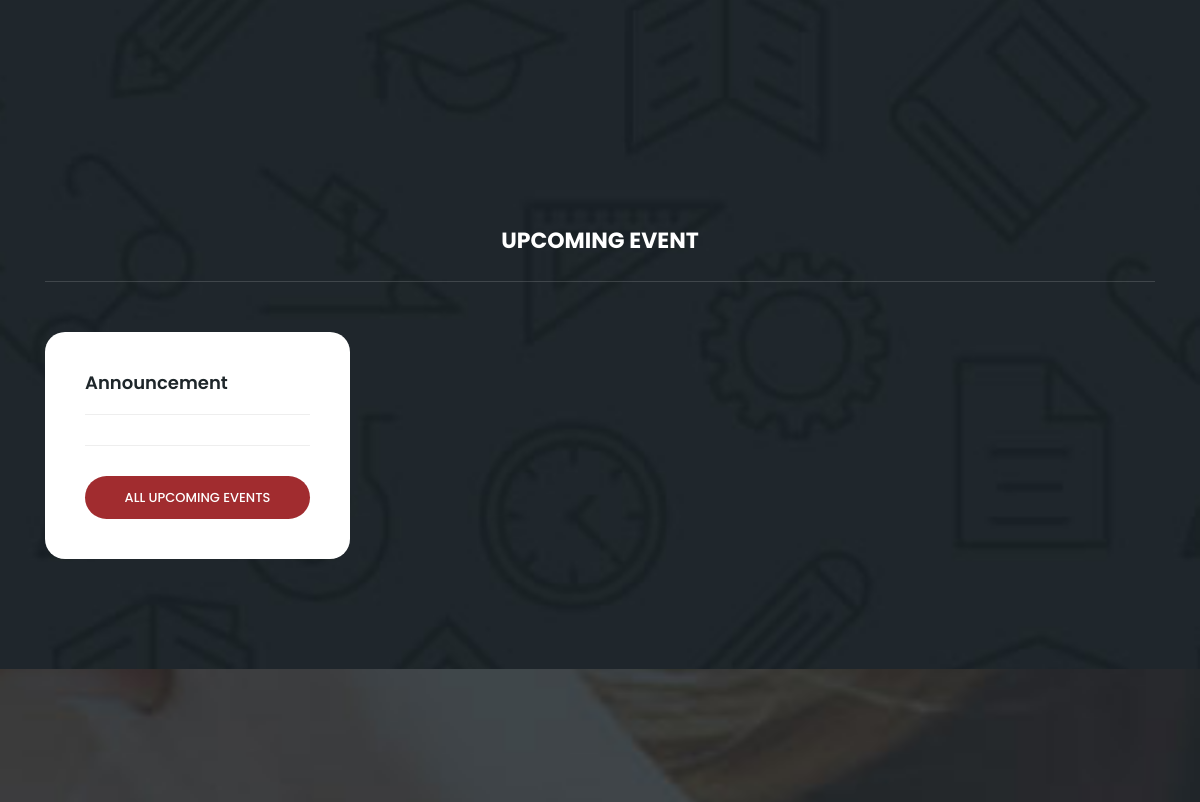
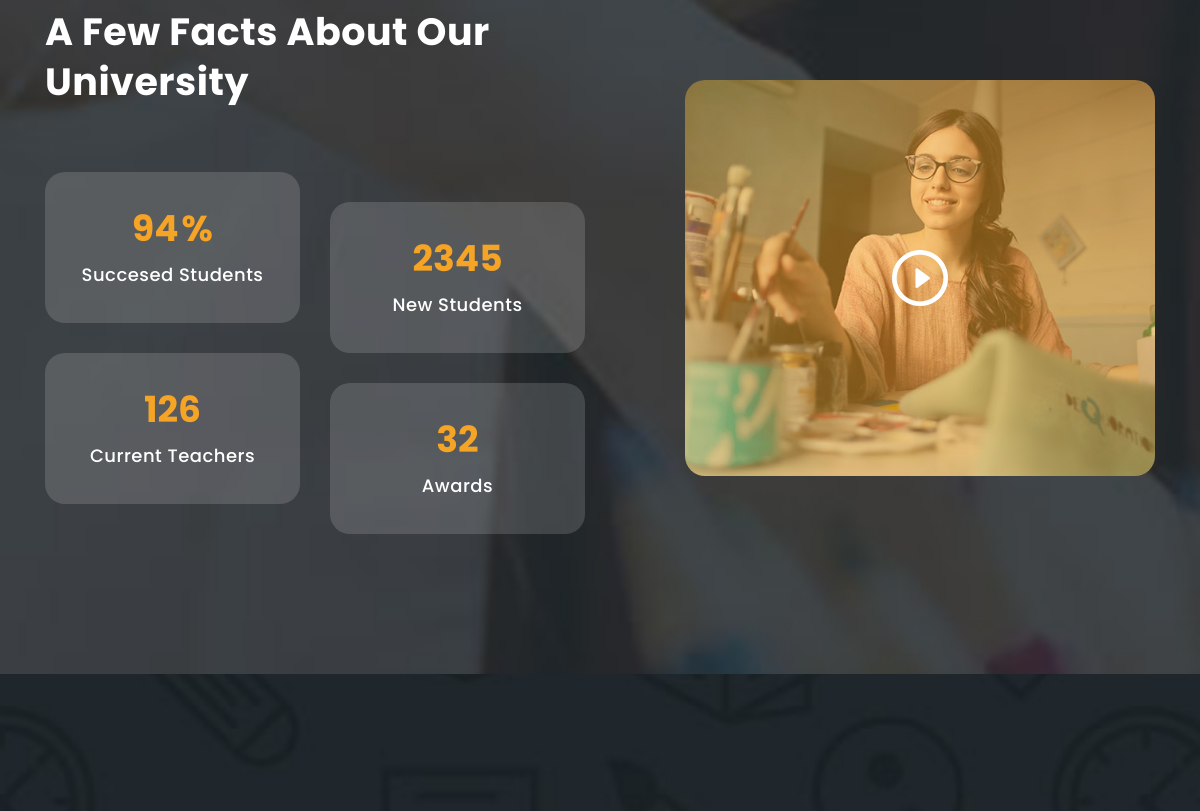
Page /test1/index.php (middle part) on the earlier database version (2 pictures, top to bottom).
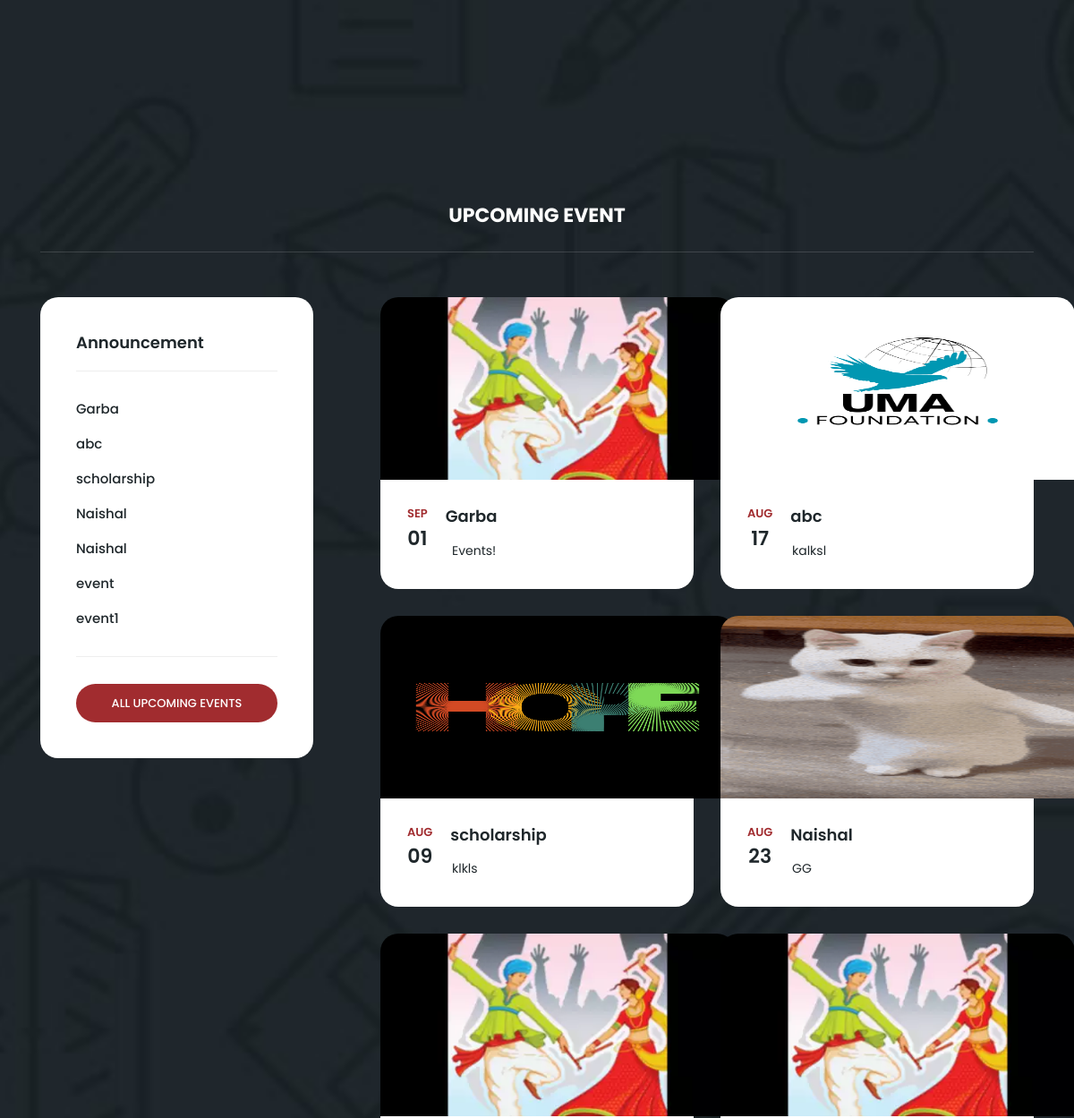
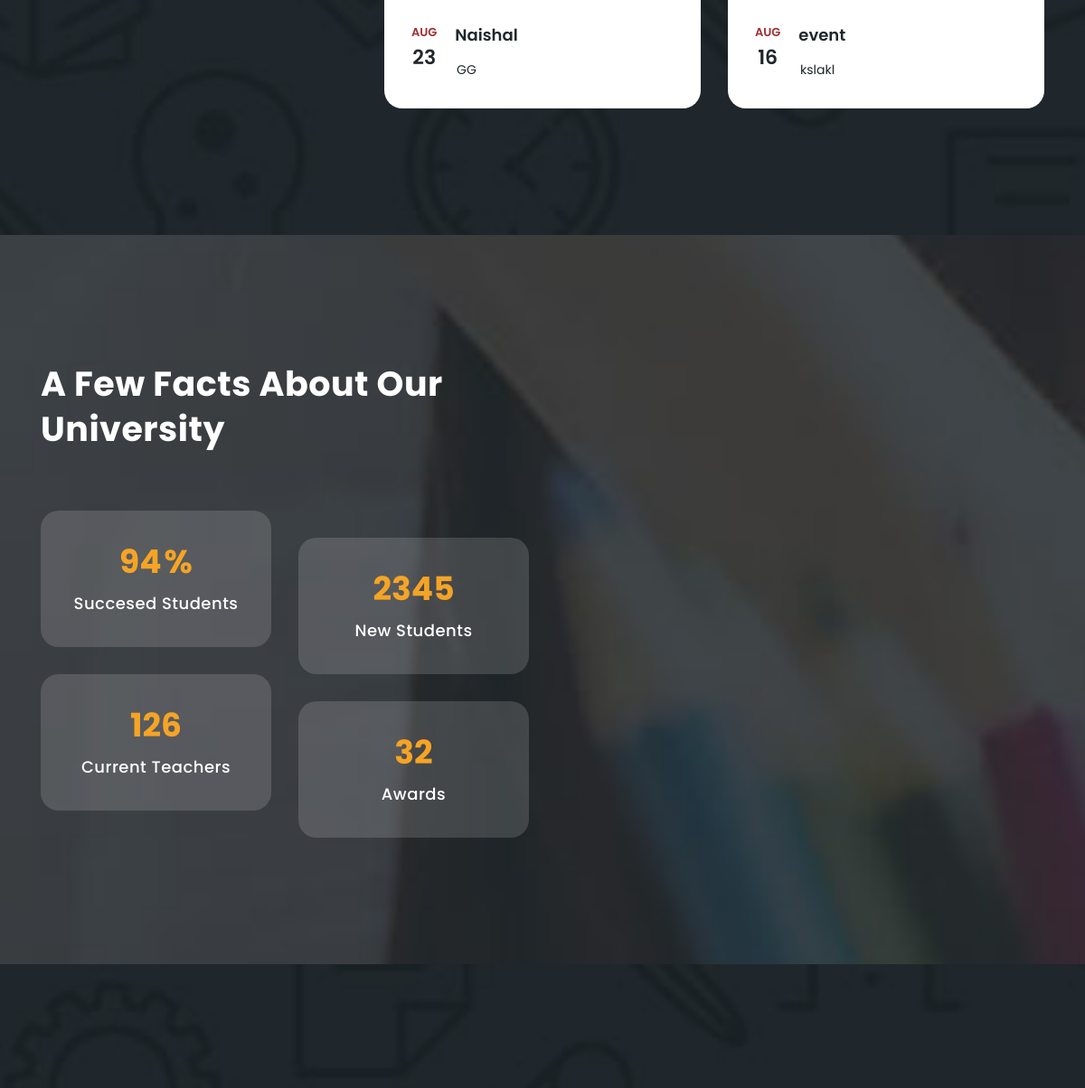
Same page on the later database version (2 pictures, top to bottom).
### tables this page shows
CREATE TABLE `tbl_announcement` (
  `id` int(11) NOT NULL,
  `title` varchar(20) NOT NULL,
  `status` tinyint(1) NOT NULL,
  `type_id` int(11) NOT NULL,
  `description` varchar(255) NOT NULL,
  `declaration_date` date NOT NULL,
  `from_date` date NOT NULL,
  `to_date` date NOT NULL,
  `form` varchar(255) NOT NULL,
  `image` varchar(255) DEFAULT NULL
);

### test1/index.php (the view, shortened to what this page needs)
<?php
  function formatDate($date,$format) {
    $dateTime = new DateTime($date);
    return $dateTime->format($format);
}
?>
<!DOCTYPE html>
<html lang="en">
<head>
  <link href="vendor/bootstrap/css/bootstrap.min.css" rel="stylesheet">
  <link rel="stylesheet" href="assets/css/fontawesome.css">
  <link rel="stylesheet" href="assets/css/templatemo-edu-meeting.css">
  <link rel="stylesheet" href="assets/css/owl.css">
  <link rel="stylesheet" href="assets/css/lightbox.css">
</head>
<body>
  <section class="upcoming-meetings" id="meetings">
    <div class="container">
      <div class="row">
        <div class="col-lg-12">
          <div class="section-heading">
            <h2> Upcoming Event </h2>
          </div>
        </div>
        <div class="col-lg-4">
          <div class="categories">
            <h4> Announcement </h4>
            <ul>
            <?php
            include "../connect.php";
            $query="select * from tbl_announcement where status=1 ORDER BY id desc limit 10";
            $result=mysqli_query($con,$query);
            while($row=$result->fetch_assoc())
            {
            ?>
            <li><a href="#"> <?php echo $row["title"];?> </a></li><br>
            <?php } ?>
            </ul>
            <div class="main-button-red">
              <a href="meetings.html"> All Upcoming Events </a>
            </div>
          </div>
        </div>
        <div class="col-lg-8">
          <div class="row">
            <?php
            $query="select * from tbl_announcement where status=1 ORDER BY id desc  limit 6";
            $result=mysqli_query($con,$query);
            while($row=$result->fetch_assoc())
            {
            ?>
            <div class="col-lg-6">
              <div class="meeting-item">
                <div class="thumb">
                  <a href="meeting-details.html"><img class="ann-image" src="../<?php echo ($row['image']); ?>" alt="New Lecturer Meeting">
                  </a>
                </div>
                <div class="down-content">
                  <div class="date">
                    <h6><?php echo formatDate($row["from_date"],'M');?><span><?php echo formatDate($row["from_date"],'d');?></span></h6>
                  </div>
                  <a href="meeting-details.html">
                    <h4><?php echo $row["title"]?></h4>
                  </a>
                  <p><?php echo $row["description"];?></p>
                </div>
              </div>
            </div>
            <?php
            }
            ?>
          </div>
        </div>
      </div>
    </div>
  </section>
  <section class="our-facts">
    <div class="container">
      <div class="row">
        <div class="col-lg-6">
          <div class="row">
            <div class="col-lg-12">
              <h2>A Few Facts About Our University</h2>
            </div>
            <div class="col-lg-6">
              <div class="row">
                <div class="col-12">
                  <div class="count-area-content percentage">
                    <div class="count-digit">94</div>
                    <div class="count-title">Succesed Students</div>
                  </div>
                </div>
                <div class="col-12">
                  <div class="count-area-content">
                    <div class="count-digit">126</div>
                    <div class="count-title">Current Teachers</div>
                  </div>
                </div>
              </div>
            </div>
            <div class="col-lg-6">
              <div class="row">
                <div class="col-12">
                  <div class="count-area-content new-students">
                    <div class="count-digit">2345</div>
                    <div class="count-title">New Students</div>
                  </div>
                </div>
                <div class="col-12">
                  <div class="count-area-content">
                    <div class="count-digit">32</div>
                    <div class="count-title">Awards</div>
                  </div>
                </div>
              </div>
            </div>
          </div>
        </div>
        <div class="col-lg-6 align-self-center">
          <div class="video">
            <a href="https://www.youtube.com/watch?v=HndV87XpkWg" target="_blank"><img src="assets/images/play-icon.png" alt=""></a>
          </div>
        </div>
      </div>
    </div>
  </section>
  <section class="contact-us" id="contact">
  </section>
</body>
</body>
</html>

### test1/index.php (style rules this page uses)
.ann-image { width: 396px; height: 204px; }

Differences in the rows shown:
added tbl_announcement: title "Garba", image (picture), from_date "SEP", from_date "01", description "Events!"
added tbl_announcement: title "abc", image (picture), from_date "AUG", from_date "17", description "kalksl"
added tbl_announcement: title "scholarship", image (picture), from_date "AUG", from_date "09", description "klkls"
added tbl_announcement: title "Naishal", image (picture), from_date "AUG", from_date "23", description "GG"
added tbl_announcement: title "Naishal", image (picture), from_date "AUG", from_date "23", description "GG"
added tbl_announcement: title "event", image (picture), from_date "AUG", from_date "16", description "kslakl"
added tbl_announcement: title "event1", shown under "Announcement"
